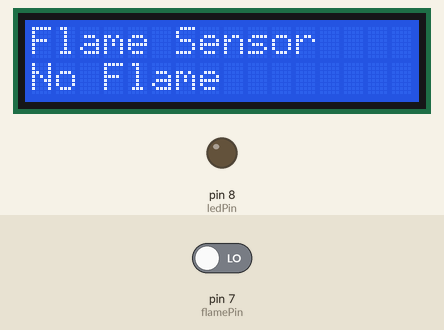
Recording of a sketch running on a simulated Arduino Uno, built with avr-gcc and run on an emulated ATmega328P. Shown: 16×2 character LCD, output pins drawn as LEDs (lit = HIGH). The test bench sets the inputs (shaded band); at power-on: pin 7 (flamePin) LOW. What the sketch prints to the serial monitor is not drawn.

Above: at 1.2 s.
1.3 s: pin 7 (flamePin) driven HIGH
At 2.7 s:
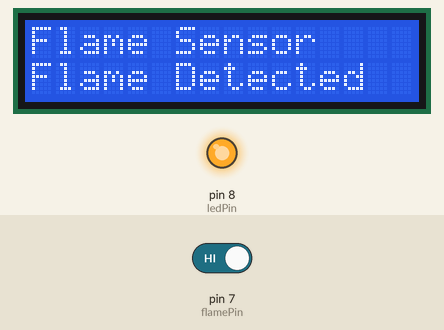
3.1 s: pin 7 (flamePin) driven LOW
At 4.3 s:
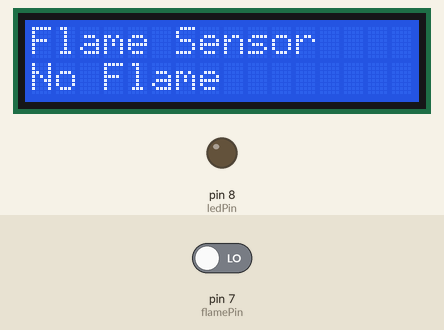
Timing chart, 0 to 6.1 s (numbered marks = the images above; inputs shaded):
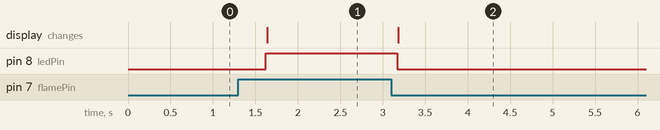

Measured:
- after the input at 1.3 s, pin 8 (ledPin): LOW → HIGH after 0.32 s; the display: changes after 0.34 s (image 1)
- after the input at 3.1 s, pin 8 (ledPin): HIGH → LOW after 0.07 s; the display: changes after 0.08 s (image 2)

The sketch:

Test02.ino
```cpp
#include <LiquidCrystal_I2C.h>

LiquidCrystal_I2C lcd(0x27, 16, 2);

int flamePin = 7;
int ledPin = 8;
int buzzerPin =9;

void setup() {
  pinMode(flamePin, INPUT);
  pinMode(ledPin, OUTPUT);

  Serial.begin(9600);

  lcd.init();
  lcd.backlight();
  lcd.clear();

  lcd.setCursor(0, 0);
  lcd.print("Flame Sensor");
}

void loop() {

  int flameValue = digitalRead(flamePin);

  lcd.setCursor(0, 1);

  if (flameValue == HIGH) {
    digitalWrite(ledPin, HIGH);
    Serial.println("Flame Detected");
    digitalWrite(buzzerPin, HIGH);
    lcd.print("Flame Detected ");
  } else {
    digitalWrite(ledPin, LOW);
    Serial.println("No Flame");
    digitalWrite(buzzerPin, LOW);
    lcd.print("No Flame       ");
  }

  delay(500);
}
```
